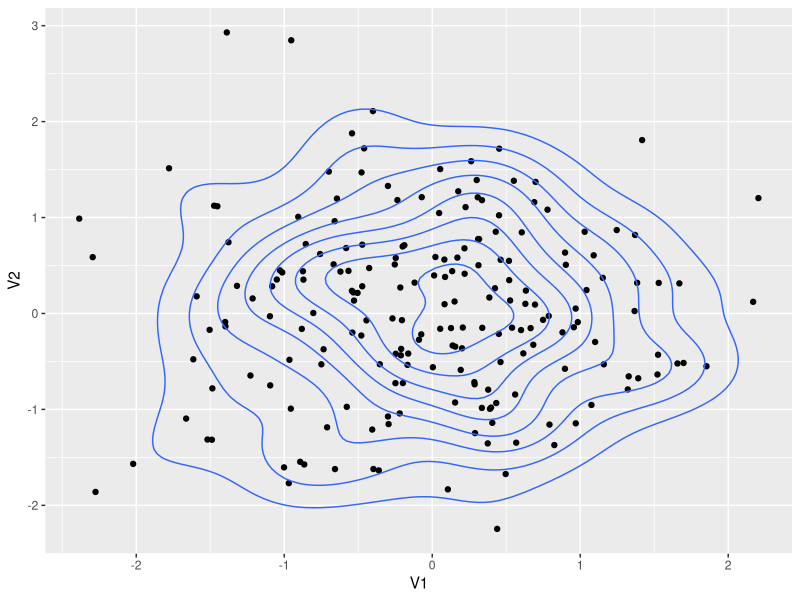
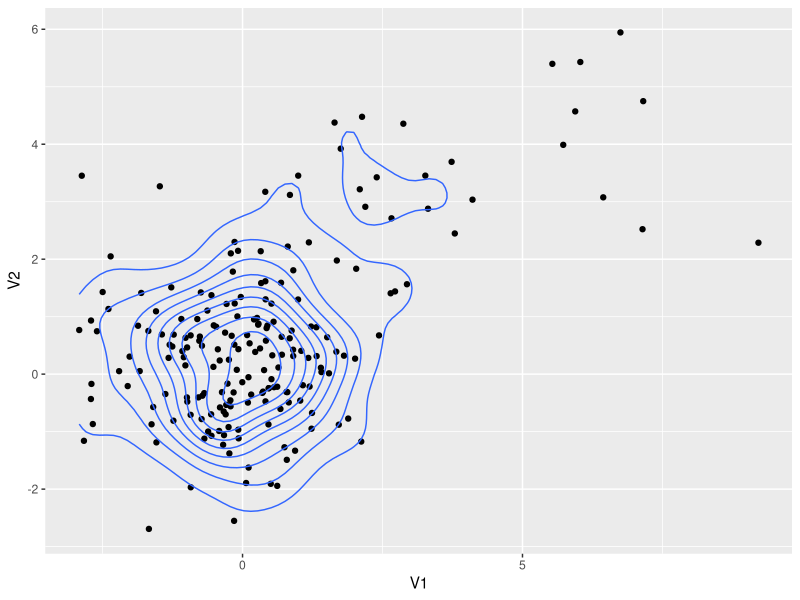

The R script that drew these images, in order: (Note: this script raises an error after producing the figures.)
# Background -------------------------------------------------------------------
# We develop here a modular framework for the conformal prediction scoring
# methodology. The final goal is to estimate robust prediction sets with
# coverage and lebesgue measure guarantees

# Setup ------------------------------------------------------------------------
# TODO: Delete this and move to package dependencies
# The xfun package needs to be separately installed (if not already on your
# system). So simply run the following line of code:
# install.packages("xfun")
pckgs <- c("here", "MASS", "tidyverse")
xfun::pkg_attach2(pckgs)

# Define GLOBAL functions ------------------------------------------------------

#' Get mean of all columns in a dataframe in the form of a tibble
#'
#' @param inp_df (dataframe) : Input dataframe with only numeric columns
#'
#' @return (tibble) : A 1 row tibble containing only the mean of each column of
#'                    the input dataframe
#' @export
mean_df_features <- function(inp_df){
    inp_df %>%
        dplyr::ungroup() %>%
        dplyr::summarise_all(.tbl = ., .funs = mean) %>%
        base::return(.)
}

#' Get median of all columns in a dataframe in the form of a tibble
#'
#' @param inp_df (dataframe) : Input dataframe with only numeric columns
#'
#' @return (tibble) : A 1 row tibble containing only the median of each column of
#'                    the input dataframe
#' @export
median_df_features <- function(inp_df){
    inp_df %>%
        dplyr::ungroup() %>%
        dplyr::summarise_all(.tbl = ., .funs = median) %>%
        base::return(.)
}

#' Get differences between input vector and another vector of the same size
#'
#' @param inp_vec (double) : A in input numeric vector
#' @param diff_val (double) : A numeric vector of the same length as the input
#'                            vector
#'
#' @return (double) : A vector of the same length as the input vector which is
#'                    the input vector less the \code{diff_val} vector
#' @export
diff_vec <- function(inp_vec, diff_val){
    base::return(inp_vec - diff_val)
}

# Generate Contaminated Multivariate normal Data
#' Generate specified number of samples from the required density function
#'
#' @param density_list
#' @param n_samples
#'
#' @return
#' @export
gen_density_samples_nd <- function(density_list, n_samples){

    density_type <- density_list$type

    if(density_type == "normal"){
        out <- MASS::mvrnorm(n = n_samples,
                             mu = density_list$mu_vec,
                             Sigma = density_list$sigma)
    } else {
        stop("We only accept normal as our density type currently")
    }

    base::return(out)
}

#' Generate specified number of samples from the required Huber density function
#' NOTE: we are generating samples for, f, g separately and then combining into
#' an h sample.
#' TODO: Consider creating h sample directly given f, g, epsilon
#'
#' @param density_p0
#' @param density_q
#' @param eps
#' @param n_samples
#'
#' @return
#' @export
gen_huber_samples_nd <- function(density_p0 = list(type = "normal",
                                                   mu_vec = 0, sigma = 1),
                                 density_q = list(type = "normal",
                                                  mu_vec = 5, sigma = 1),
                                 eps,
                                 n_samples){

    components <- sample(1:2, prob = c(1-eps, eps),
                         size = n_samples, replace = TRUE)

    n_samples_p0 <- sum(components == 1)
    n_samples_q <- n_samples - n_samples_p0

    samples_p0 <- gen_density_samples_nd(density_list = density_p0,
                                         n_samples = n_samples_p0)
    samples_q <- gen_density_samples_nd(density_list = density_q,
                                        n_samples = n_samples_q)

    # Convert to a single tibble
    samples_p0_df <- samples_p0 %>%
                        tibble::as_tibble(x = .) %>%
                        dplyr::mutate(.data = ., compts = 1)

    samples_q_df <- samples_q %>%
                        tibble::as_tibble(x = .) %>%
                        dplyr::mutate(.data = ., compts = 2)

    samples_huber <- dplyr::bind_rows(samples_p0_df, samples_q_df)

    base::return(samples_huber)
}

# hist(gen_huber_samples_nd(density_p0 = list(type = "normal", mu_vec = 0, sigma = 1),
#                      density_q = list(type = "normal", mu_vec = 5, sigma = 1),
#                      eps = 0.2,
#                      n_samples = 1000))

# Define GLOBAL variables ------------------------------------------------------

# Set seed for reproducibility
SEED_VAL <- 78655256
base::set.seed(seed = SEED_VAL)

# Define epsilon and alpha values
EPSILON <- 0.2
ALPHA <- 0.05

# Generate bivariate normal (BVN) data -----------------------------------------

# Core BVN parameters
NUM_OBS <- 200

# Covariance matrix
I <- base::diag(x = c(1, 1)) # identity matrix
sigma_mat <- I
# sigma_mat <- base::matrix(c(10,3,3,2), 2, 2)

# mean vector
mu_vec <- c(0, 0)

# Generate the required multivariate normal data
bvn_sim_mat <- MASS::mvrnorm(n = NUM_OBS, mu = mu_vec, Sigma = I)

# Keep it in data frame format for convenience
bvn_sim_df <- bvn_sim_mat %>% tibble::as_tibble(x = .)

# Plot density plots on the sample data points
bvn_sim_df %>%
    ggplot2::ggplot(data = ., aes(x = V1, y = V2)) +
    ggplot2::geom_point() +
    ggplot2::geom_density_2d()

# Plot the contours empirically for the eps-contaminated bivariate normal
bvn_sim_cont_df <- gen_huber_samples_nd(density_p0 =
                                             list(type = "normal",
                                                  mu_vec = c(0, 0),
                                                  sigma = I),
                                         density_q =
                                             list(type = "normal",
                                                  mu_vec = c(3, 3),
                                                  sigma = base::matrix(
                                                      c(10,3,3,2), 2, 2)),
                                         eps = EPSILON,
                                         n_samples = NUM_OBS)


bvn_sim_cont_df %>%
    ggplot2::ggplot(data = ., aes(x = V1, y = V2)) +
    ggplot2::geom_point() +
    ggplot2::geom_density_2d()

# Perform sample splitting of the input data -----------------------------------
# We perform a binary sample split of the input dataframe
bin_split_prop <- 0.5
bin_split_props <- c(bin_split_prop, 1 - bin_split_prop)
n_obs <- base::nrow(x = bvn_sim_df)

# Get the split allocation for each component
compts <- base::sample(x = c(1:2), prob = bin_split_props, size = n_obs,
                       replace = TRUE)

split_smpls <- bvn_sim_df %>%
                dplyr::mutate(.data = ., compts = forcats::as_factor(compts)) %>%
                dplyr::group_by(.data = ., compts) %>%
                dplyr::group_split(.tbl = ., keep = FALSE)
                # purrr::map_int(.x, .f = ~base::nrow(x = .x))

# Compute some central measure on the first of the split datasets --------------
bvn_sim_samp1_df <- split_smpls[[1]]
bvn_sim_samp2_df <- split_smpls[[2]]

get_means <- bvn_sim_samp1_df %>% mean_df_features(inp_df = .)

# Compute the distance measure on the second sample ----------------------------
mean_diff_vec <- bvn_sim_samp1_df %>%
                    purrr::map2_dfc(.x = ., .y = get_means, ~ .x - .y) %>%
                    purrr::pmap(., c, use.names = FALSE)

mean_diff_vec

# Get the 2-norm difference for the mean vector i.e. the phi function
mean_diff_vec_norms <- mean_diff_vec %>%
                        purrr::map_dbl(.x = .,
                                       .f = ~base::norm(x = .x, type = "2"))

# Compute the appropriate quantile threshold -----------------------------------
new_thresh_qtil <- EPSILON*(1 - ALPHA)
new_thresh_qtil <- mean_diff_vec_norms %>%
                    stats::quantile(x = .,
                                    probs = c(1 - new_thresh_qtil),
                                    na.rm = FALSE,
                                    names = FALSE)

# Apply the threshold and retrieve the confidence set  -------------------------
conf_set <- mean_diff_vec_norms[mean_diff_vec_norms >= new_thresh_qtil]

# Apply the threshold to the validation set
# Not quite sure how we want to do this here specifically. We can discuss
# and finalize this
